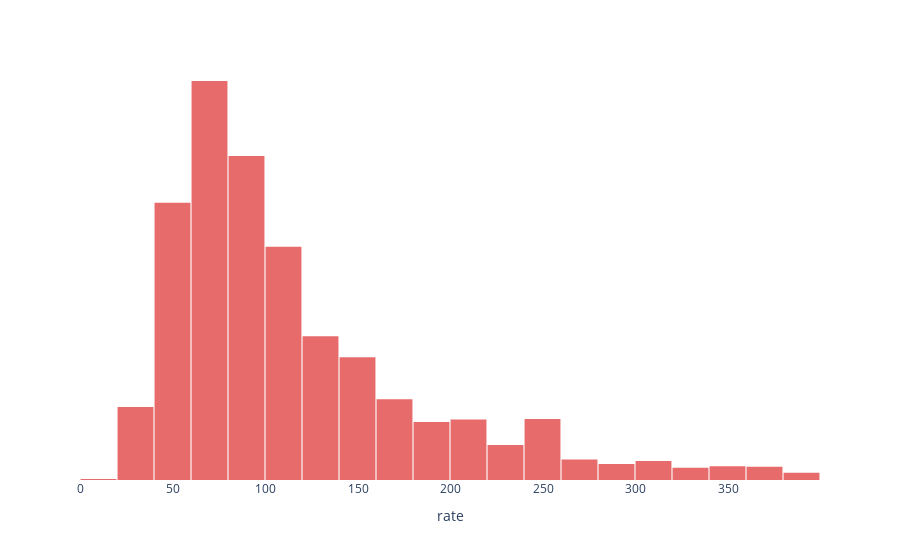

This figure's notebook cell:
### Code cell
# remove outliers
df_plot = df.copy()
df_plot = df_plot[(df_plot.rate > df_plot.rate.quantile(0.01)) & (df_plot.rate < df_plot.rate.quantile(0.95))]

fig = px.histogram(df_plot, x='rate', histnorm='percent', nbins=20, color_discrete_sequence=['#e86b6b'])
fig.update_layout({
    'plot_bgcolor': 'rgba(0,0,0,0)',
    'xaxis': {
        'showgrid': False, # thin lines in the background
        'zeroline': True, # thick line at x=0
        'visible': True,  # numbers below
    },
    'yaxis': {
        'showgrid': False, # thin lines in the background
        'zeroline': False, # thick line at x=0
        'visible': False,  # numbers below
    },
    'bargap': 0.03, # gap between bars of adjacent location coordinates
})

### Figure 1 — Plotly figure (JSON) as saved in the notebook; plotly's stock layout.template omitted (floating-point values rounded to 4 significant figures; data arrays with more than 128 entries replaced by an {"elided": "..."} marker saying what was removed)
{"data": [{"alignmentgroup": "True", "bingroup": "x", "histnorm": "percent", "hovertemplate": "rate=%{x}<br>percent=%{y}<extra></extra>", "legendgroup": "", "marker": {"color": "#e86b6b", "pattern": {"shape": ""}}, "name": "", "nbinsx": 20, "offsetgroup": "", "orientation": "v", "showlegend": false, "type": "histogram", "x": {"elided": "4046 int values"}, "xaxis": "x", "yaxis": "y"}], "layout": {"bargap": 0.03, "barmode": "relative", "legend": {"tracegroupgap": 0}, "margin": {"t": 60}, "plot_bgcolor": "rgba(0,0,0,0)", "xaxis": {"anchor": "y", "domain": [0, 1], "showgrid": false, "title": {"text": "rate"}, "visible": true, "zeroline": true}, "yaxis": {"anchor": "x", "domain": [0, 1], "showgrid": false, "title": {"text": "percent"}, "visible": false, "zeroline": false}}}
